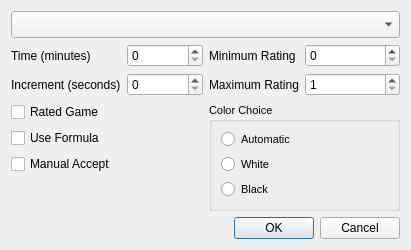
<?xml version="1.0" encoding="UTF-8"?>
<ui version="4.0">
 <class>SeekDialog</class>
 <widget class="QDialog" name="SeekDialog">
  <property name="geometry">
   <rect>
    <x>0</x>
    <y>0</y>
    <width>411</width>
    <height>250</height>
   </rect>
  </property>
  <property name="sizePolicy">
   <sizepolicy hsizetype="Preferred" vsizetype="Preferred">
    <horstretch>0</horstretch>
    <verstretch>0</verstretch>
   </sizepolicy>
  </property>
  <property name="minimumSize">
   <size>
    <width>411</width>
    <height>250</height>
   </size>
  </property>
  <property name="maximumSize">
   <size>
    <width>411</width>
    <height>250</height>
   </size>
  </property>
  <property name="windowTitle">
   <string>Seek Advertisement</string>
  </property>
  <property name="sizeGripEnabled">
   <bool>false</bool>
  </property>
  <layout class="QVBoxLayout" name="verticalLayout_5">
   <item>
    <layout class="QVBoxLayout" name="verticalLayout_4">
     <item>
      <layout class="QHBoxLayout" name="horizontalLayout_2" stretch="0">
       <item>
        <widget class="QComboBox" name="comboBox_gametype">
         <property name="sizePolicy">
          <sizepolicy hsizetype="Preferred" vsizetype="Fixed">
           <horstretch>0</horstretch>
           <verstretch>0</verstretch>
          </sizepolicy>
         </property>
         <property name="minimumSize">
          <size>
           <width>0</width>
           <height>0</height>
          </size>
         </property>
         <property name="font">
          <font>
           <pointsize>12</pointsize>
          </font>
         </property>
        </widget>
       </item>
      </layout>
     </item>
     <item>
      <layout class="QHBoxLayout" name="horizontalLayout">
       <item>
        <layout class="QFormLayout" name="formLayout_2">
         <item row="0" column="0">
          <widget class="QLabel" name="label">
           <property name="text">
            <string>Time (minutes)</string>
           </property>
          </widget>
         </item>
         <item row="0" column="1">
          <widget class="QSpinBox" name="spinBox_time">
           <property name="maximum">
            <number>9999</number>
           </property>
          </widget>
         </item>
         <item row="1" column="0">
          <widget class="QLabel" name="label_2">
           <property name="text">
            <string>Increment (seconds)</string>
           </property>
          </widget>
         </item>
         <item row="1" column="1">
          <widget class="QSpinBox" name="spinBox_increment">
           <property name="maximum">
            <number>9999</number>
           </property>
          </widget>
         </item>
        </layout>
       </item>
       <item>
        <layout class="QFormLayout" name="formLayout">
         <item row="0" column="0">
          <widget class="QLabel" name="label_4">
           <property name="text">
            <string>Minimum Rating</string>
           </property>
          </widget>
         </item>
         <item row="0" column="1">
          <widget class="QSpinBox" name="spinBox_minrating">
           <property name="maximum">
            <number>9998</number>
           </property>
          </widget>
         </item>
         <item row="1" column="0">
          <widget class="QLabel" name="label_5">
           <property name="text">
            <string>Maximum Rating</string>
           </property>
          </widget>
         </item>
         <item row="1" column="1">
          <widget class="QSpinBox" name="spinBox_maxrating">
           <property name="minimum">
            <number>1</number>
           </property>
           <property name="maximum">
            <number>9999</number>
           </property>
          </widget>
         </item>
        </layout>
       </item>
      </layout>
     </item>
    </layout>
   </item>
   <item>
    <layout class="QHBoxLayout" name="horizontalLayout_4">
     <item>
      <layout class="QVBoxLayout" name="verticalLayout">
       <item>
        <widget class="QCheckBox" name="checkBox_rated">
         <property name="text">
          <string>Rated Game</string>
         </property>
        </widget>
       </item>
       <item>
        <widget class="QCheckBox" name="checkBox_formula">
         <property name="text">
          <string>Use Formula</string>
         </property>
        </widget>
       </item>
       <item>
        <widget class="QCheckBox" name="checkBox_manual">
         <property name="text">
          <string>Manual Accept</string>
         </property>
        </widget>
       </item>
       <item>
        <spacer name="verticalSpacer_2">
         <property name="orientation">
          <enum>Qt::Vertical</enum>
         </property>
         <property name="sizeHint" stdset="0">
          <size>
           <width>20</width>
           <height>40</height>
          </size>
         </property>
        </spacer>
       </item>
      </layout>
     </item>
     <item>
      <widget class="QGroupBox" name="groupBox">
       <property name="font">
        <font>
         <pointsize>8</pointsize>
        </font>
       </property>
       <property name="title">
        <string>Color Choice</string>
       </property>
       <property name="alignment">
        <set>Qt::AlignLeading|Qt::AlignLeft|Qt::AlignVCenter</set>
       </property>
       <property name="flat">
        <bool>false</bool>
       </property>
       <property name="checkable">
        <bool>false</bool>
       </property>
       <layout class="QVBoxLayout" name="verticalLayout_3">
        <item>
         <layout class="QVBoxLayout" name="verticalLayout_2">
          <item>
           <widget class="QRadioButton" name="radioButton_automatic">
            <property name="text">
             <string>Automatic</string>
            </property>
           </widget>
          </item>
          <item>
           <widget class="QRadioButton" name="radioButton_white">
            <property name="text">
             <string>White</string>
            </property>
           </widget>
          </item>
          <item>
           <widget class="QRadioButton" name="radioButton_black">
            <property name="text">
             <string>Black</string>
            </property>
           </widget>
          </item>
          <item>
           <spacer name="verticalSpacer_3">
            <property name="orientation">
             <enum>Qt::Vertical</enum>
            </property>
            <property name="sizeHint" stdset="0">
             <size>
              <width>20</width>
              <height>40</height>
             </size>
            </property>
           </spacer>
          </item>
         </layout>
        </item>
       </layout>
      </widget>
     </item>
    </layout>
   </item>
   <item>
    <spacer name="verticalSpacer">
     <property name="orientation">
      <enum>Qt::Vertical</enum>
     </property>
     <property name="sizeHint" stdset="0">
      <size>
       <width>20</width>
       <height>40</height>
      </size>
     </property>
    </spacer>
   </item>
   <item>
    <layout class="QHBoxLayout" name="horizontalLayout_3">
     <item>
      <spacer name="horizontalSpacer">
       <property name="orientation">
        <enum>Qt::Horizontal</enum>
       </property>
       <property name="sizeHint" stdset="0">
        <size>
         <width>108</width>
         <height>20</height>
        </size>
       </property>
      </spacer>
     </item>
     <item>
      <widget class="QPushButton" name="pushButton_ok">
       <property name="text">
        <string>OK</string>
       </property>
      </widget>
     </item>
     <item>
      <widget class="QPushButton" name="pushButton_cancel">
       <property name="text">
        <string>Cancel</string>
       </property>
      </widget>
     </item>
    </layout>
   </item>
  </layout>
 </widget>
 <resources/>
 <connections/>
</ui>
